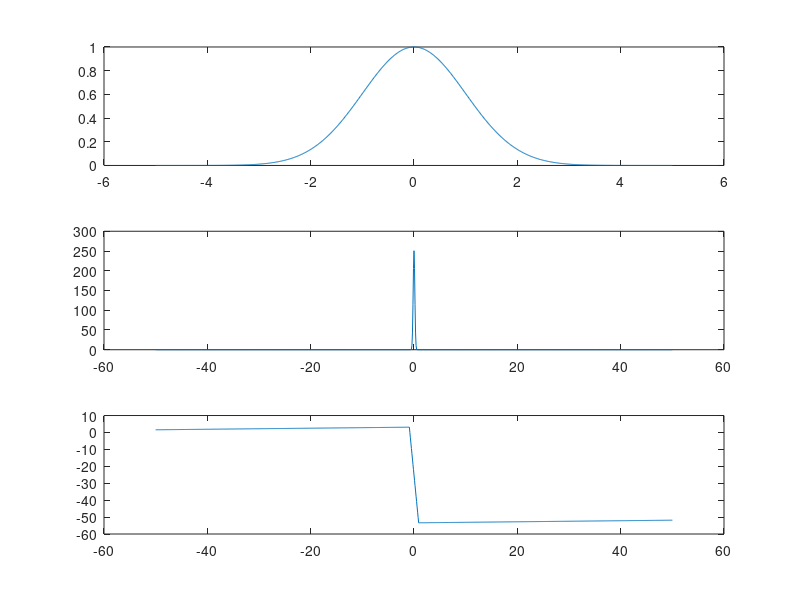

MATLAB code to generate this figure:
%% 1 Policz Transformatę Fouriera (analitycznie (a,b) oraz w MatLABie (a-d) dla
% wyswietl sygnal, WA, WF
% FS = 100Hz) dla następujących sygnałów:

%% a) Sygnał prostokątny (amplituda 1, szerokość 2, środek 0) dla t ∈< −π, π >
close all; clear; clc; 

Fs=100;
t=-pi:1/Fs:pi;
x=1*(abs(t)<=1);

XT=fftshift(fft(x));
f=linspace(-Fs/2, Fs/2, length(t));

WA=abs(XT);
WF=angle(XT);

subplot(311), plot(t,x); title("Sygnal");
subplot(312), plot(f,WA); title("WA");
subplot(313), plot(f,unwrap(WF)); title("WF");

%% b) Sygnał trójkątny (amplituda 1, szerokość 2, środek 0) dla t ∈< −5, 5 >
close all; clear; clc;

Fs=100;
t=-5:1/Fs:5;
x=(1-2*abs(t-0)/2).* (abs(t)<=1); 

XT=fftshift(fft(x));
f=linspace(-Fs/2, Fs/2, length(x));

WA=abs(XT);
WF=angle(XT);

subplot(311), plot(t,x);
subplot(312), plot(f,WA);
subplot(313), plot(f,unwrap(WF));

%% c) Sygnał harmoniczny (amplituda 1, okres 1) dla t ∈< −4π, 4π > 
close all; clear; clc;

Fs=100;
t=-4*pi:1/Fs:4*pi;
x=sin(2*pi*t);

XT=fftshift(fft(x));
f=linspace(-Fs/2, Fs/2, length(t));

WA=abs(XT);
WF=angle(XT);

subplot(311), plot(t,x);
subplot(312), plot(f,WA);
subplot(313), plot(f,unwrap(WF));

%% d) Sygnał Gaussowski (średnia 0, odchylenie 1) dla t ∈< −5, 5 >
close all; clear; clc;

Fs=100;
t=-5:1/Fs:5;
x=exp(-(t-0).^2/(2*1*1));

XT=fftshift(fft(x));
f=linspace(-Fs/2, Fs/2, length(t));

WA=abs(XT);
WF=angle(XT);

subplot(311), plot(t,x);
subplot(312), plot(f,WA);
subplot(313), plot(f,unwrap(WF));

%% 2 Policz dyskretną Transformatę Fouriera dla wektorów (dla uproszczenia przyjmij, 
% że pierwszy element ma indeks zero, tj. x[0]=1)
close all; clear clc;

x1 = [1 0 -2 1];
x2 = [1+i, 2-i, 3, i];
x3 = [1 2 3 4];
x4 = [1+i, 1-i, 2+i, 2-i];

fprintf("x1: "); fft(x1) 
fprintf("x2: "); fft(x2)
fprintf("x3: "); fft(x3)
fprintf("x4: "); fft(x4)